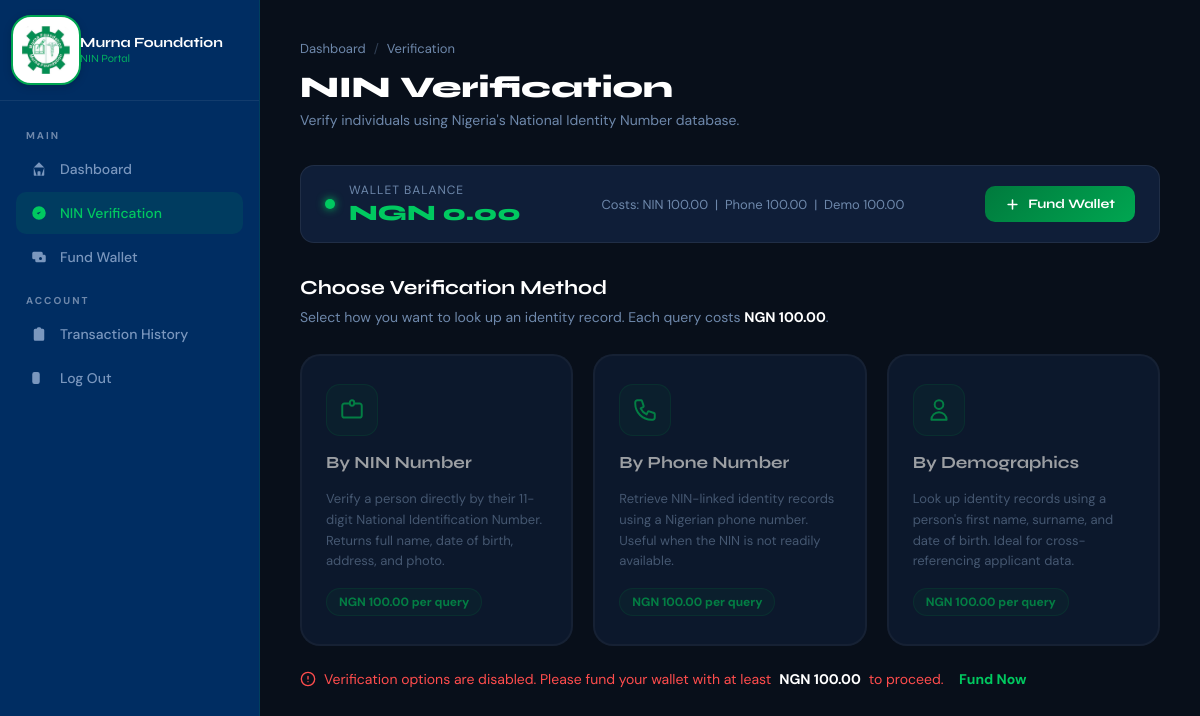
Page /verify.php (signed in) on the earlier database version.
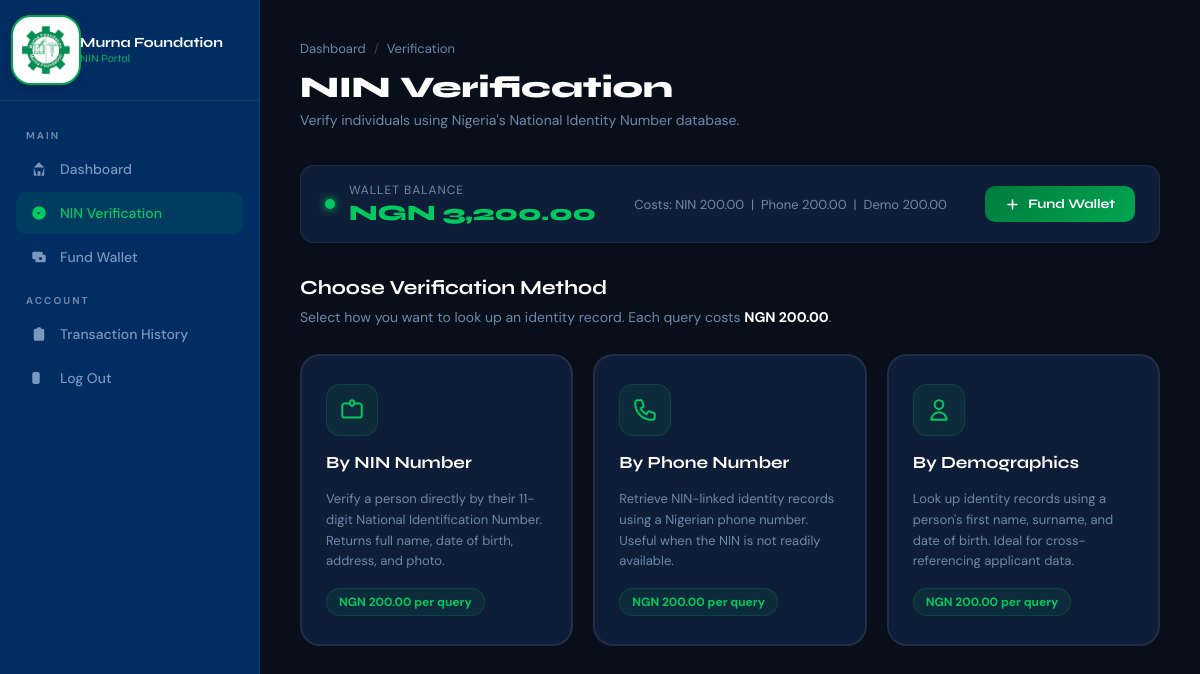
Same page on the later database version.
### tables this page shows
CREATE TABLE `accounts` (
  `id` int(11) NOT NULL,
  `user_id` int(11) NOT NULL,
  `account_number` varchar(20) NOT NULL,
  `balance` decimal(15,2) DEFAULT 0.00,
  `created_at` timestamp NOT NULL DEFAULT current_timestamp()
);

### config.php (called while the page is built, shortened)
<?php
function getDB() {
    static $conn = null;
    if ($conn === null || $conn->connect_error) {
        $conn = new mysqli(DB_HOST, DB_USER, DB_PASS, DB_NAME, DB_PORT);
        $conn->set_charset('utf8mb4');
    }
    return $conn;
}
function getUserBalance($user_id) {
    $db = getDB();
    $stmt = $db->prepare("SELECT balance FROM accounts WHERE user_id = ?");
    $stmt->bind_param('i', $user_id);
    $stmt->execute();
    $result = $stmt->get_result()->fetch_assoc();
    return $result ? floatval($result['balance']) : 0.00;
}

### verify.php (the view, shortened to what the changed rows need)
<?php
require_once 'config.php';
$db = getDB();
$user_id  = $_SESSION['user_id'];
$balance  = getUserBalance($user_id);
$type         = $_GET['type'] ?? '';
$valid_types  = ['nin', 'phone', 'demographic'];
$cost_stmt = $db->prepare("SELECT setting_key, setting_value FROM settings WHERE setting_key IN ('nin_verification_cost', 'phone_verification_cost', 'demographic_verification_cost')");
$cost_stmt->execute();
$cost_result = $cost_stmt->get_result();
$costs = ['nin' => 100, 'phone' => 100, 'demographic' => 100];
while ($row = $cost_result->fetch_assoc()) {
    switch ($row['setting_key']) {
        case 'nin_verification_cost': $costs['nin'] = (float)$row['setting_value']; break;
        case 'phone_verification_cost': $costs['phone'] = (float)$row['setting_value']; break;
        case 'demographic_verification_cost': $costs['demographic'] = (float)$row['setting_value']; break;
    }
}
$type_meta = [
    'nin'         => ['label' => 'NIN Number',    'icon_path' => 'M10 6H5a2 2 0 00-2 2v9a2 2 0 002 2h14a2 2 0 002-2V8a2 2 0 00-2-2h-5m-4 0V5a2 2 0 114 0v1m-4 0a2 2 0 104 0'],
    'phone'       => ['label' => 'Phone Number',  'icon_path' => 'M3 5a2 2 0 012-2h3.28a1 1 0 01.948.684l1.498 4.493a1 1 0 01-.502 1.21l-2.257 1.13a11.042 11.042 0 005.516 5.516l1.13-2.257a1 1 0 011.21-.502l4.493 1.498a1 1 0 01.684.949V19a2 2 0 01-2 2h-1C9.716 21 3 14.284 3 6V5z'],
    'demographic' => ['label' => 'Demographics',  'icon_path' => 'M16 7a4 4 0 11-8 0 4 4 0 018 0zM12 14a7 7 0 00-7 7h14a7 7 0 00-7-7z'],
];
?>
<!DOCTYPE html>
<html lang="en">
<head>
</head>
<body>
<main class="main">
    <div class="page-header">
        <div class="breadcrumb">
        </div>
        <div class="page-title">NIN Verification</div>
        <div class="page-subtitle">
        </div>
    </div>
    <div class="balance-strip">
        <div class="balance-strip-left">
            <div class="balance-dot"></div>
            <div>
                <div class="balance-strip-label">Wallet Balance</div>
                <div class="balance-strip-value">NGN <?= number_format($balance, 2) ?></div>
            </div>
        </div>
        <div class="balance-strip-cost">
    <?php if (in_array($type, $valid_types)): ?>
        Cost for <?= htmlspecialchars($type_meta[$type]['label']) ?>: <strong>NGN <?= number_format($costs[$type], 2) ?></strong>
    <?php else: ?>
        Costs: NIN <?= number_format($costs['nin'], 2) ?> &nbsp;|&nbsp; Phone <?= number_format($costs['phone'], 2) ?> &nbsp;|&nbsp; Demo <?= number_format($costs['demographic'], 2) ?>
    <?php endif; ?>
</div>
        <a href="payment.php" class="btn-fund">
            <svg style="width:15px;height:15px;fill:none;stroke:white;stroke-width:2.5;stroke-linecap:round;stroke-linejoin:round;" viewBox="0 0 24 24">
                <path d="M12 5v14m-7-7h14"/>
            </svg>
            Fund Wallet
        </a>
    </div>
    <?php
    if (!in_array($type, $valid_types)):
    ?>
    <div class="selector-heading">Choose Verification Method</div>
    <div class="selector-sub">
        Select how you want to look up an identity record. Each query costs
        <strong style="color:var(--white);">NGN <?= number_format($costs['nin'], 2) ?></strong>.
    </div>
    <div class="type-cards">
        <a href="verify.php?type=nin" class="type-card <?= $balance < $costs['nin'] ? 'disabled' : '' ?>">
            <div class="type-card-icon">
                <svg viewBox="0 0 24 24">
                    <path d="M10 6H5a2 2 0 00-2 2v9a2 2 0 002 2h14a2 2 0 002-2V8a2 2 0 00-2-2h-5m-4 0V5a2 2 0 114 0v1m-4 0a2 2 0 104 0"/>
                </svg>
            </div>
            <div class="type-card-title">By NIN Number</div>
            <div class="type-card-desc">
                Verify a person directly by their 11-digit National Identification Number. Returns full name, date of birth, address, and photo.
            </div>
           <div class="type-card-cost">NGN <?= number_format($costs['nin'], 2) ?> per query</div>
        </a>
        <a href="verify.php?type=phone" class="type-card <?= $balance < $costs['phone'] ? 'disabled' : '' ?>">
            <div class="type-card-icon">
                <svg viewBox="0 0 24 24">
                    <path d="M3 5a2 2 0 012-2h3.28a1 1 0 01.948.684l1.498 4.493a1 1 0 01-.502 1.21l-2.257 1.13a11.042 11.042 0 005.516 5.516l1.13-2.257a1 1 0 011.21-.502l4.493 1.498a1 1 0 01.684.949V19a2 2 0 01-2 2h-1C9.716 21 3 14.284 3 6V5z"/>
                </svg>
            </div>
            <div class="type-card-title">By Phone Number</div>
            <div class="type-card-desc">
                Retrieve NIN-linked identity records using a Nigerian phone number. Useful when the NIN is not readily available.
            </div>
           <div class="type-card-cost">NGN <?= number_format($costs['phone'], 2) ?> per query</div>
        </a>
        <a href="verify.php?type=demographic" class="type-card <?= $balance < $costs['demographic'] ? 'disabled' : '' ?>">
            <div class="type-card-icon">
                <svg viewBox="0 0 24 24">
                    <path d="M16 7a4 4 0 11-8 0 4 4 0 018 0zM12 14a7 7 0 00-7 7h14a7 7 0 00-7-7z"/>
                </svg>
            </div>
            <div class="type-card-title">By Demographics</div>
            <div class="type-card-desc">
                Look up identity records using a person's first name, surname, and date of birth. Ideal for cross-referencing applicant data.
            </div>
            <div class="type-card-cost">NGN <?= number_format($costs['demographic'], 2) ?> per query</div>
        </a>
    </div>
    <?php if ($balance < $costs['nin']): ?>
        <div style="margin-top:24px; font-size:14px; color:var(--red); display:flex; align-items:center; gap:8px;">
            <svg style="width:16px;height:16px;fill:none;stroke:var(--red);stroke-width:2;stroke-linecap:round;stroke-linejoin:round;" viewBox="0 0 24 24">
                <circle cx="12" cy="12" r="10"/><path d="M12 8v4m0 4h.01"/>
            </svg>
            Verification options are disabled. Please fund your wallet with at least
            <strong style="color:var(--white);">NGN <?= number_format($costs['nin'], 2) ?></strong> to proceed.
            &nbsp;<a href="payment.php" style="color:var(--green-light); font-weight:700; text-decoration:none;">Fund Now</a>
        </div>
    <?php endif; ?>
    <?php
    endif; ?>
</main>
</body>
</html>

Differences in the rows shown:
changed accounts: balance "0.00" → "3,200.00"
Other differences:
$costs['nin']: "100.00" → "200.00"
$costs['phone']: "100.00" → "200.00"
$costs['demographic']: "100.00" → "200.00"
$costs['nin']: "100.00" → (not shown)
text no longer shown: "Verification options are disabled. Please fund your wallet with at least NGN to proceed. Fund Now"
